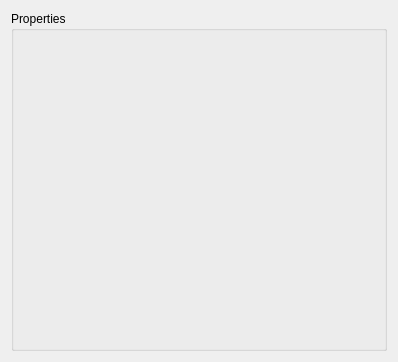
<?xml version="1.0" encoding="UTF-8"?>
<ui version="4.0">
 <class>Form</class>
 <widget class="QWidget" name="Form">
  <property name="geometry">
   <rect>
    <x>0</x>
    <y>0</y>
    <width>398</width>
    <height>362</height>
   </rect>
  </property>
  <property name="windowTitle">
   <string>Form</string>
  </property>
  <layout class="QGridLayout" name="gridLayout">
   <item row="0" column="0">
    <widget class="QScrollArea" name="scrollArea">
     <property name="frameShape">
      <enum>QFrame::NoFrame</enum>
     </property>
     <property name="lineWidth">
      <number>0</number>
     </property>
     <property name="widgetResizable">
      <bool>true</bool>
     </property>
     <widget class="QWidget" name="scrollAreaWidgetContents_2">
      <property name="geometry">
       <rect>
        <x>0</x>
        <y>0</y>
        <width>300</width>
        <height>354</height>
       </rect>
      </property>
      <layout class="QVBoxLayout" name="verticalLayout_2">
       <property name="spacing">
        <number>0</number>
       </property>
       <property name="margin">
        <number>0</number>
       </property>
       <item>
        <widget class="QGroupBox" name="uiProperties">
         <property name="title">
          <string>Properties</string>
         </property>
         <layout class="QVBoxLayout" name="verticalLayout">
          <item>
           <layout class="QHBoxLayout" name="layoutSpecs"/>
          </item>
         </layout>
        </widget>
       </item>
      </layout>
     </widget>
    </widget>
   </item>
  </layout>
 </widget>
 <resources/>
 <connections/>
</ui>
